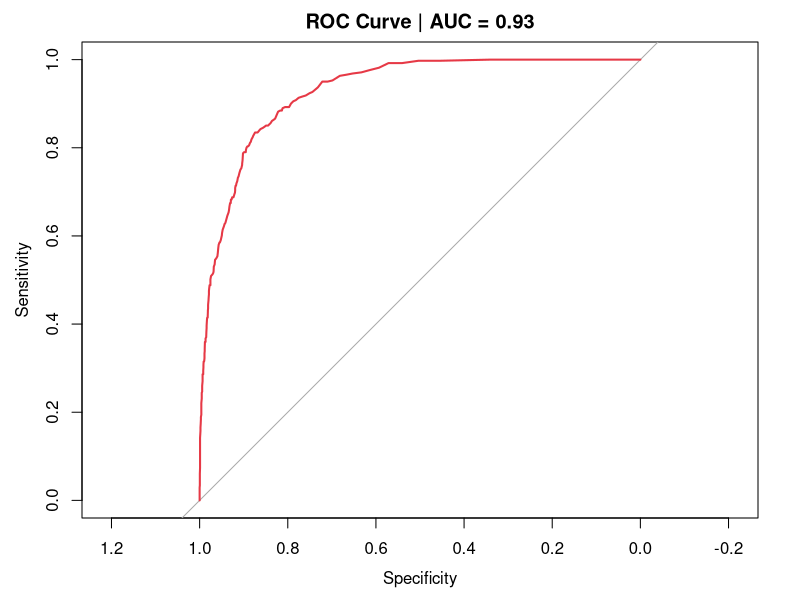
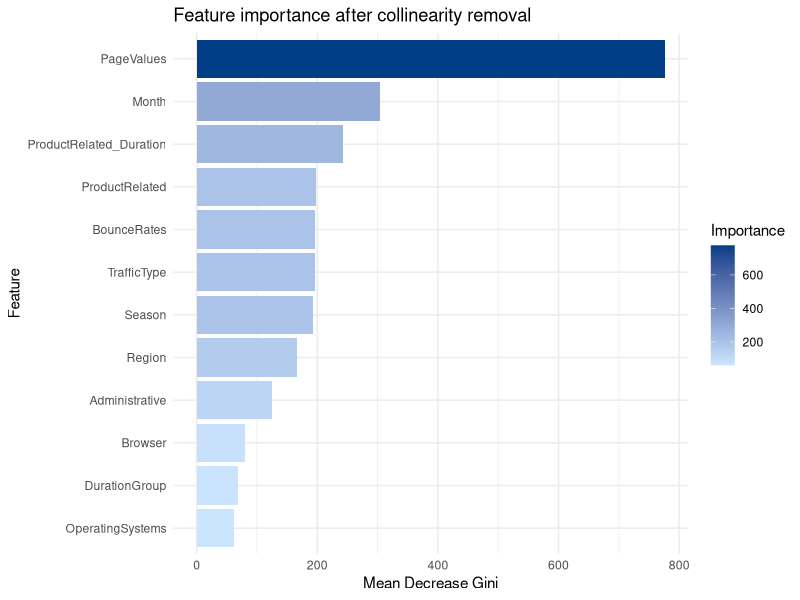

The R script that drew these images, in order: (Note: this script raises an error after producing the figures.)
library(caret)
library(randomForest)
library(cluster)
library(ggplot2)
library(dplyr)
library(pROC)

df <- read.csv("data/processed_shoppers.csv")
df$Revenue <- as.factor(df$Revenue)

#Step 1: Drop correlated features before training 

cols_to_drop <- c(
  "ExitRates",
  "TotalPages",
  "TotalDuration",
  "SessionScore",
  "EngagementRatio",
  "Administrative_Duration",
  "Informational_Duration"
)

cat("Dropped correlated columns:\n")
print(cols_to_drop)

# Columns retained for modelling
features <- c(
  "Administrative",          
  "Informational",           
  "ProductRelated",          
  "ProductRelated_Duration", 
  "BounceRates",             
  "PageValues",              
  "SpecialDay",
  "Season",                  
  "DurationGroup",           
  "Month",
  "VisitorType",
  "Weekend",
  "OperatingSystems",
  "Browser",
  "Region",
  "TrafficType"
)

cat("\nFeatures used for training:", length(features), "\n")
print(features)

#Step 2: Encode factors
factor_cols <- c("Month", "VisitorType", "Weekend", "Season", "DurationGroup",
                 "OperatingSystems", "Browser", "Region", "TrafficType")

df[factor_cols] <- lapply(df[factor_cols], as.factor)

#Step 3: Train / test split 
set.seed(42)
split <- createDataPartition(df$Revenue, p = 0.8, list = FALSE)
train <- df[split, ]
test  <- df[-split, ]

cat(sprintf("\nTrain: %d rows | Test: %d rows\n", nrow(train), nrow(test)))
cat("Class balance (train):\n")
print(prop.table(table(train$Revenue)) * 100)

# MODEL 1: Random Forest — clean feature set, no correlated predictors
rf_model <- randomForest(
  x         = train[, features],
  y         = train$Revenue,
  ntree     = 200,
  mtry      = 4,               
  importance = TRUE,
  classwt   = c("FALSE" = 1, "TRUE" = 5)   # handle class imbalance (~84/16 split)
)

print(rf_model)

#Evaluation
rf_preds <- predict(rf_model, test[, features])
rf_probs <- predict(rf_model, test[, features], type = "prob")[, "TRUE"]

cm <- confusionMatrix(rf_preds, test$Revenue, positive = "TRUE")
cat("\n=== Random Forest Results (after collinearity removal) ===\n")
cat("Accuracy :", round(cm$overall["Accuracy"],  4), "\n")
cat("Precision:", round(cm$byClass["Precision"], 4), "\n")
cat("Recall   :", round(cm$byClass["Recall"],    4), "\n")
cat("F1 Score :", round(cm$byClass["F1"],        4), "\n")

# ROC + AUC
roc_obj <- roc(test$Revenue, rf_probs, levels = c("FALSE", "TRUE"))
cat("AUC      :", round(auc(roc_obj), 4), "\n")

png("outputs/plots/roc_curve.png", width = 700, height = 500)
plot(roc_obj, col = "#e63946", lwd = 2,
     main = paste("ROC Curve | AUC =", round(auc(roc_obj), 3)))
dev.off()

# Feature importance plot (clean — only retained features)
imp_df <- data.frame(
  Feature    = rownames(importance(rf_model)),
  Importance = importance(rf_model)[, "MeanDecreaseGini"]
) %>%
  arrange(desc(Importance)) %>%
  head(12)

p_imp <- ggplot(imp_df, aes(x = reorder(Feature, Importance),
                            y = Importance, fill = Importance)) +
  geom_col() +
  scale_fill_gradient(low = "#cce5ff", high = "#003f88") +
  coord_flip() +
  theme_minimal() +
  labs(title = "Feature importance after collinearity removal",
       x = "Feature", y = "Mean Decrease Gini")
ggsave("outputs/plots/feature_importance.png", p_imp, width = 9, height = 6)

# Save predictions
test$Predicted_Revenue    <- rf_preds
test$Purchase_Probability <- rf_probs
write.csv(test, "outputs/model_results/rf_predictions.csv", row.names = FALSE)
cat("\nModelling complete. All outputs saved.\n")
